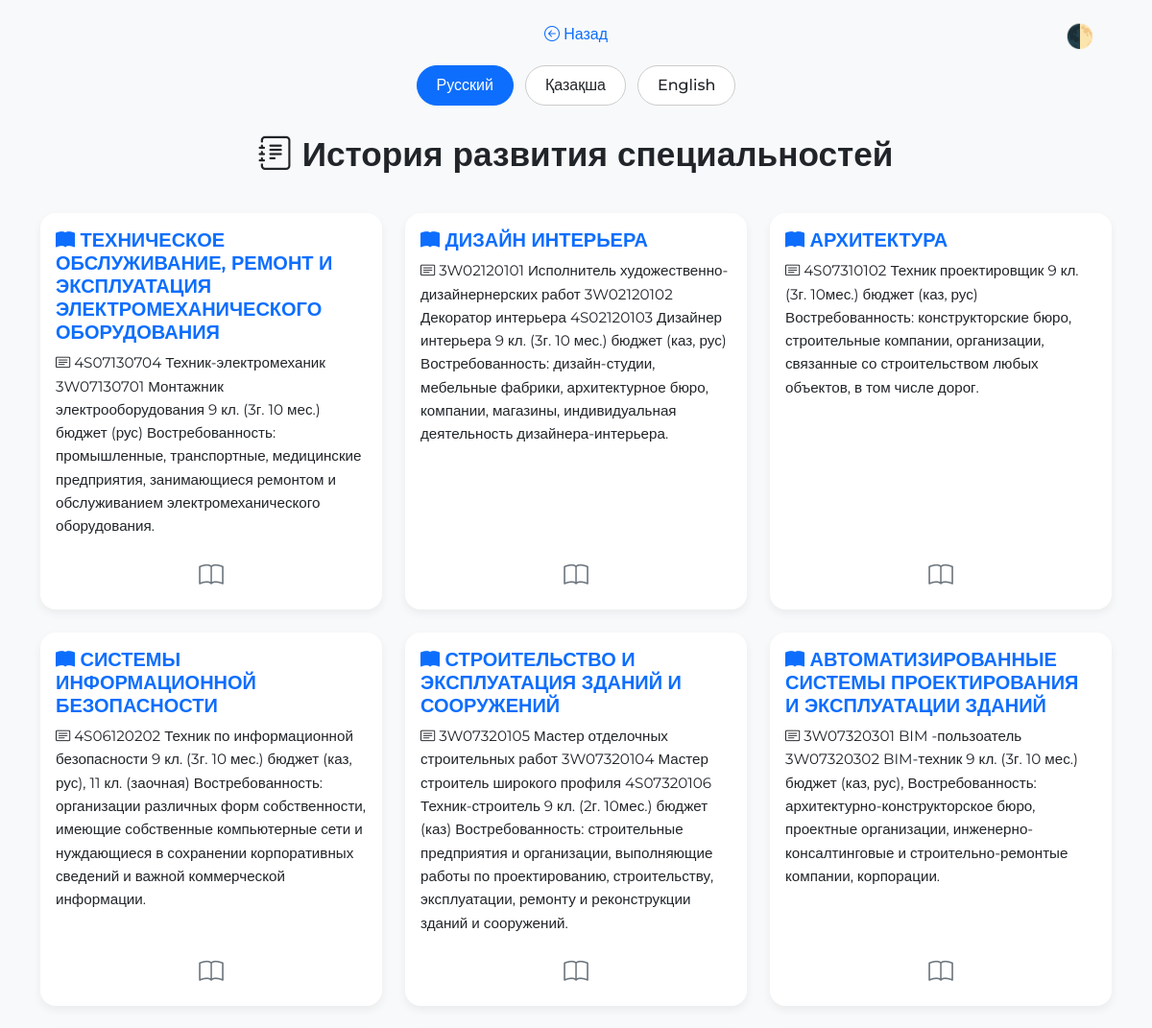
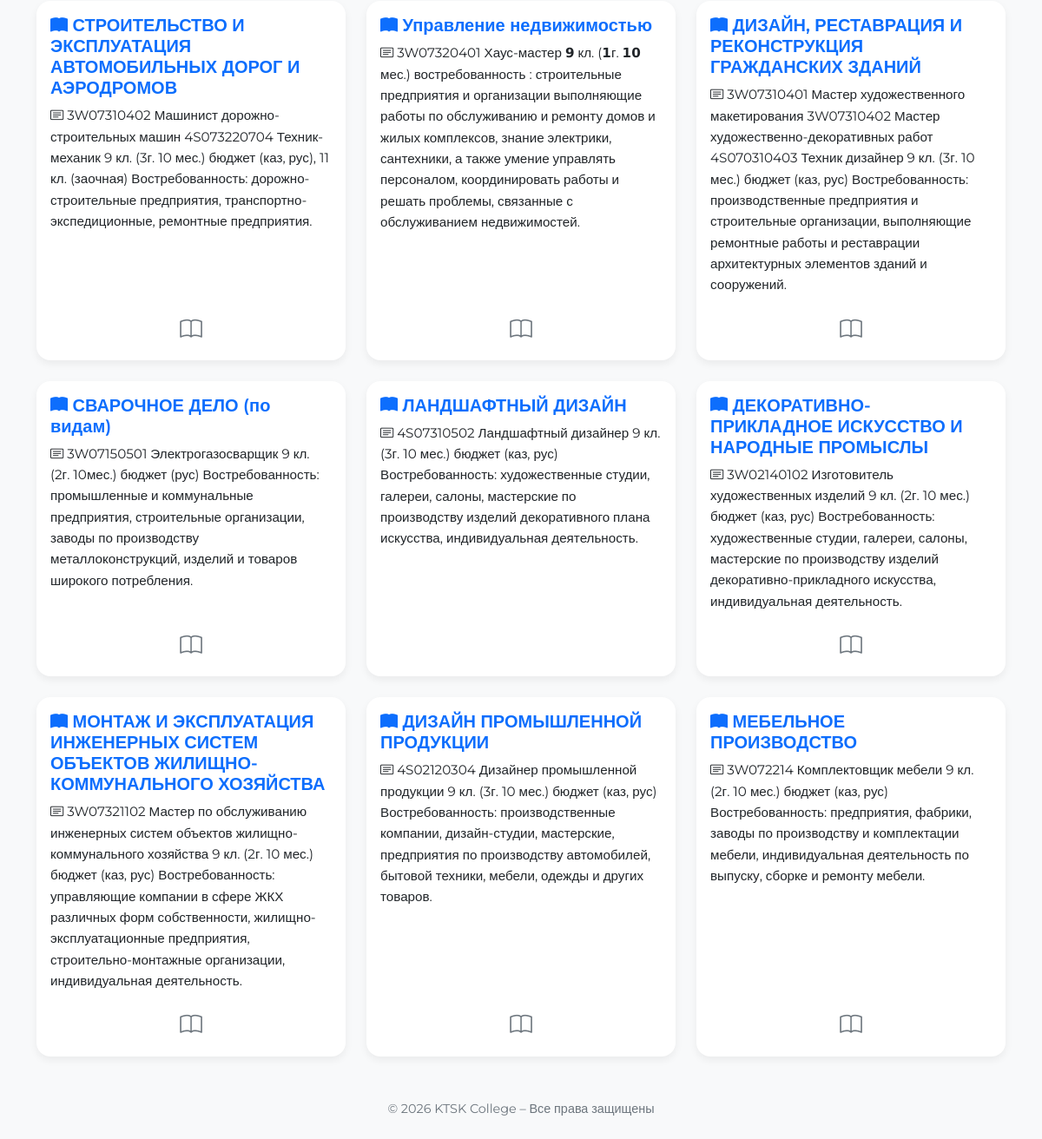
Page /pages/speciality.php on the committed database (2 pictures, top to bottom).
### tables this page shows
CREATE TABLE `specialties` (
  `id` int NOT NULL,
  `name` varchar(255) NOT NULL,
  `description` text,
  `created_at` timestamp NULL DEFAULT CURRENT_TIMESTAMP,
  `icon` varchar(100) DEFAULT 'bi-book'
);

CREATE TABLE `specialties_lang` (
  `id` int NOT NULL,
  `specialty_id` int NOT NULL,
  `language` varchar(2) NOT NULL,
  `name` varchar(255) NOT NULL,
  `description` text NOT NULL
);

### pages/speciality.php (the view, shortened to what this page needs)
<?php
require '../config.php';
$lang = $_GET['lang'] ?? 'ru';
$query = "SELECT s.*, sl.name AS translated_name, sl.description AS translated_description
          FROM specialties s
          LEFT JOIN specialties_lang sl ON s.id = sl.specialty_id AND sl.language = '$lang'
          ORDER BY s.created_at DESC";
$result = mysqli_query($conn, $query);
?>
<!DOCTYPE html>
<html lang="<?= htmlspecialchars($lang) ?>">
<head>
    <link href="https://cdn.jsdelivr.net/npm/bootstrap@5.3.3/dist/css/bootstrap.min.css" rel="stylesheet" />
    <link href="https://cdn.jsdelivr.net/npm/bootstrap-icons/font/bootstrap-icons.css" rel="stylesheet" />
</head>
<body>
    <div class="container py-4 position-relative">
        <span class="theme-toggle" onclick="toggleTheme()">🌓</span>
        <div class="back-link">
            <a href="../index.php"><i class="bi bi-arrow-left-circle"></i> Назад</a>
        </div>
        <div class="language-switcher">
            <a href="?lang=ru" class="<?= $lang == 'ru' ? 'active' : '' ?>">Русский</a>
            <a href="?lang=kz" class="<?= $lang == 'kz' ? 'active' : '' ?>">Қазақша</a>
            <a href="?lang=en" class="<?= $lang == 'en' ? 'active' : '' ?>">English</a>
        </div>
        <h1 class="page-header">
            <i class="bi bi-journal-text"></i> История развития специальностей
        </h1>
        <div class="row g-4 mt-3">
            <?php while ($specialty = mysqli_fetch_assoc($result)): ?>
                <div class="col-md-6 col-lg-4">
                    <div class="card card-specialty p-3">
                        <div>
                            <h5 class="card-title">
                                <i class="bi bi-book-fill"></i>
                                <?= htmlspecialchars($specialty['translated_name'] ?? $specialty['name']) ?>
                            </h5>
                            <p class="card-text mt-2">
                                <i class="bi bi-card-text"></i>
                                <?= nl2br(htmlspecialchars($specialty['translated_description'] ?? $specialty['description'])) ?>
                            </p>
                        </div>
                        <div class="card-icon-footer">
                            <i class="bi <?= htmlspecialchars($specialty['icon'] ?? 'bi-book') ?>"></i>
                        </div>
                    </div>
                </div>
            <?php endwhile; ?>
        </div>
        <div class="footer-note">&copy; <?= date('Y') ?> KTSK College – Все права защищены</div>
    </div>
</body>
</html>

### pages/speciality.php (style rules this page uses)
:root { --bg-color: #f8f9fa; --card-bg: #ffffff; --text-color: #212529; --muted-color: #6c757d; --title-color: #0d6efd; --shadow: 0 4px 10px rgba(0, 0, 0, 0.06); }
body { background-color: var(--bg-color); color: var(--text-color); font-family: 'Montserrat', sans-serif; transition: background 0.3s, color 0.3s; }
.language-switcher { display: flex; justify-content: center; gap: 12px; margin: 20px 0; }
.language-switcher a { padding: 8px 20px; border-radius: 30px; background: var(--card-bg); color: var(--text-color); border: 1px solid #ccc; font-weight: 500; text-decoration: none; transition: all 0.3s ease; }
.language-switcher a.active, .language-switcher a:hover { background-color: var(--title-color); color: #fff; border-color: var(--title-color); }
.page-header { text-align: center; margin-top: 30px; margin-bottom: 10px; font-size: 2.2rem; font-weight: 700; }
.back-link { text-align: center; margin-bottom: 15px; }
.back-link a { text-decoration: none; color: var(--title-color); font-weight: 500; }
.card-specialty { border: none; border-radius: 16px; transition: 0.3s ease; background: var(--card-bg); box-shadow: var(--shadow); height: 100%; display: flex; flex-direction: column; justify-content: space-between; }
.card-title { font-size: 1.25rem; font-weight: 600; color: var(--title-color); }
.card-text { color: var(--text-color); line-height: 1.6; font-size: 0.95rem; }
.card-icon-footer { text-align: center; margin-top: 20px; font-size: 1.6rem; color: var(--muted-color); }
.footer-note { text-align: center; margin-top: 50px; font-size: 0.9rem; color: var(--muted-color); }
.theme-toggle { position: absolute; top: 20px; right: 30px; font-size: 1.5rem; cursor: pointer; }

### rows in the picture
specialties: name "ТЕХНИЧЕСКОЕ ОБСЛУЖИВАНИЕ, РЕМОНТ И ЭКСПЛУАТАЦИЯ ЭЛЕКТРОМЕХАНИЧЕСКОГО ОБОРУДОВАНИЯ", translated_description "4S07130704 Техник-электромеханик 3W07130701 Монтажник электрооборудования 9 кл. (3г. 10 мес.) бюджет (рус) Востребованность: промышленные, транспортные, медицинские предприятия, занимающиеся ремонтом и обслуживанием электромеханического оборудования."
specialties: name "ДИЗАЙН ИНТЕРЬЕРА", translated_description "3W02120101 Исполнитель художественно-дизайнернерских работ 3W02120102 Декоратор интерьера 4S02120103 Дизайнер интерьера 9 кл. (3г. 10 мес.) бюджет (каз, рус) Востребованность: дизайн-студии, мебельные фабрики, архитектурное бюро, компании, магазины, индивидуальная деятельность дизайнера-интерьера."
specialties: name "АРХИТЕКТУРА", translated_description "4S07310102 Техник проектировщик 9 кл. (3г. 10мес.) бюджет (каз, рус) Востребованность: конструкторские бюро, строительные компании, организации, связанные со строительством любых объектов, в том числе дорог."
specialties: name "СИСТЕМЫ ИНФОРМАЦИОННОЙ БЕЗОПАСНОСТИ", translated_description "4S06120202 Техник по информационной безопасности 9 кл. (3г. 10 мес.) бюджет (каз, рус), 11 кл. (заочная) Востребованность: организации различных форм собственности, имеющие собственные компьютерные сети и нуждающиеся в сохранении корпоративных сведений и важной коммерческой информации."
specialties: name "СТРОИТЕЛЬСТВО И ЭКСПЛУАТАЦИЯ ЗДАНИЙ И СООРУЖЕНИЙ", translated_description "3W07320105 Мастер отделочных строительных работ 3W07320104 Мастер строитель широкого профиля 4S07320106 Техник-строитель 9 кл. (2г. 10мес.) бюджет (каз) Востребованность: строительные предприятия и организации, выполняющие работы по проектированию, строительству, эксплуатации, ремонту и реконструкции зданий и сооружений."
specialties: name "АВТОМАТИЗИРОВАННЫЕ СИСТЕМЫ ПРОЕКТИРОВАНИЯ И ЭКСПЛУАТАЦИИ ЗДАНИЙ", translated_description "3W07320301 BIM -пользоатель 3W07320302 BIM-техник 9 кл. (3г. 10 мес.) бюджет (каз, рус), Востребованность: архитектурно-конструкторское бюро, проектные организации, инженерно-консалтинговые и строительно-ремонтые компании, корпорации."
specialties: name "СТРОИТЕЛЬСТВО И ЭКСПЛУАТАЦИЯ АВТОМОБИЛЬНЫХ ДОРОГ И АЭРОДРОМОВ", translated_description "3W07310402 Машинист дорожно-строительных машин 4S073220704 Техник-механик 9 кл. (3г. 10 мес.) бюджет (каз, рус), 11 кл. (заочная) Востребованность: дорожно-строительные предприятия, транспортно-экспедиционные, ремонтные предприятия."
specialties: name "Управление недвижимостью", translated_description "3W07320401 Хаус-мастер 𝟵 кл. (𝟭г. 𝟭𝟬 мес.) востребованность : строительные предприятия и организации выполняющие работы по обслуживанию и ремонту домов и жилых комплексов, знание электрики, сантехники, а также умение управлять персоналом, координировать работы и решать проблемы, связанные с обслуживанием недвижимостей."
specialties: name "ДИЗАЙН, РЕСТАВРАЦИЯ И РЕКОНСТРУКЦИЯ ГРАЖДАНСКИХ ЗДАНИЙ", translated_description "3W07310401 Мастер художественного макетирования 3W07310402 Мастер художественно-декоративных работ 4S070310403 Техник дизайнер 9 кл. (3г. 10 мес.) бюджет (каз, рус) Востребованность: производственные предприятия и строительные организации, выполняющие ремонтные работы и реставрации архитектурных элементов зданий и сооружений."
specialties: name "СВАРОЧНОЕ ДЕЛО (по видам)", translated_description "3W07150501 Электрогазосварщик 9 кл. (2г. 10мес.) бюджет (рус) Востребованность: промышленные и коммунальные предприятия, строительные организации, заводы по производству металлоконструкций, изделий и товаров широкого потребления."
specialties_lang: name "ЛАНДШАФТНЫЙ ДИЗАЙН", description "4S07310502 Ландшафтный дизайнер 9 кл. (3г. 10 мес.) бюджет (каз, рус) Востребованность: художественные студии, галереи, салоны, мастерские по производству изделий декоративного плана искусства, индивидуальная деятельность."
specialties: name "ДЕКОРАТИВНО-ПРИКЛАДНОЕ ИСКУССТВО И НАРОДНЫЕ ПРОМЫСЛЫ", translated_description "3W02140102 Изготовитель художественных изделий 9 кл. (2г. 10 мес.) бюджет (каз, рус) Востребованность: художественные студии, галереи, салоны, мастерские по производству изделий декоративно-прикладного искусства, индивидуальная деятельность."
specialties: name "МОНТАЖ И ЭКСПЛУАТАЦИЯ ИНЖЕНЕРНЫХ СИСТЕМ ОБЪЕКТОВ ЖИЛИЩНО-КОММУНАЛЬНОГО ХОЗЯЙСТВА", translated_description "3W07321102 Мастер по обслуживанию инженерных систем объектов жилищно-коммунального хозяйства 9 кл. (2г. 10 мес.) бюджет (каз, рус) Востребованность: управляющие компании в сфере ЖКХ различных форм собственности, жилищно-эксплуатационные предприятия, строительно-монтажные организации, индивидуальная деятельность."
specialties: name "ДИЗАЙН ПРОМЫШЛЕННОЙ ПРОДУКЦИИ", translated_description "4S02120304 Дизайнер промышленной продукции 9 кл. (3г. 10 мес.) бюджет (каз, рус) Востребованность: производственные компании, дизайн-студии, мастерские, предприятия по производству автомобилей, бытовой техники, мебели, одежды и других товаров."
specialties: name "МЕБЕЛЬНОЕ ПРОИЗВОДСТВО", translated_description "3W072214 Комплектовщик мебели 9 кл. (2г. 10 мес.) бюджет (каз, рус) Востребованность: предприятия, фабрики, заводы по производству и комплектации мебели, индивидуальная деятельность по выпуску, сборке и ремонту мебели."
